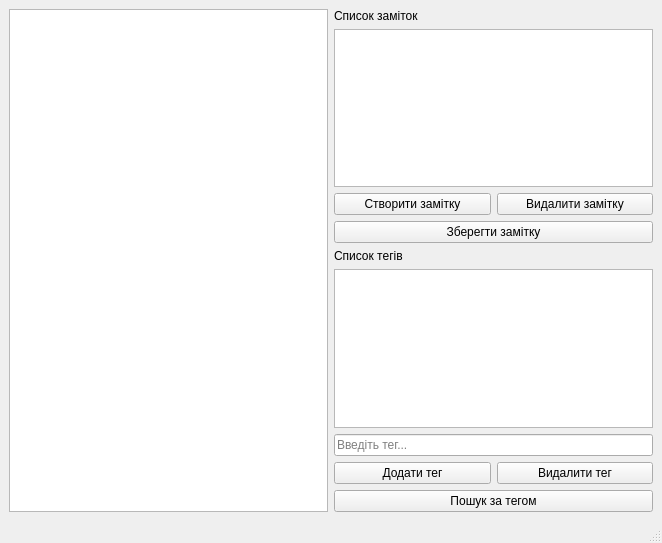
<?xml version="1.0" encoding="UTF-8"?>
<ui version="4.0">
 <class>MainWindow</class>
 <widget class="QMainWindow" name="MainWindow">
  <property name="geometry">
   <rect>
    <x>0</x>
    <y>0</y>
    <width>662</width>
    <height>543</height>
   </rect>
  </property>
  <property name="windowTitle">
   <string>Smart notes</string>
  </property>
  <widget class="QWidget" name="centralwidget">
   <layout class="QHBoxLayout" name="horizontalLayout_2">
    <item>
     <layout class="QHBoxLayout" name="horizontalLayout">
      <item>
       <layout class="QVBoxLayout" name="verticalLayout_2">
        <item>
         <widget class="QTextEdit" name="textEdit"/>
        </item>
       </layout>
      </item>
      <item>
       <layout class="QVBoxLayout" name="verticalLayout">
        <item>
         <widget class="QLabel" name="label">
          <property name="text">
           <string>Список заміток</string>
          </property>
         </widget>
        </item>
        <item>
         <widget class="QListWidget" name="listWidget"/>
        </item>
        <item>
         <layout class="QHBoxLayout" name="horizontalLayout_3">
          <item>
           <widget class="QPushButton" name="pushButton">
            <property name="text">
             <string>Створити замітку</string>
            </property>
           </widget>
          </item>
          <item>
           <widget class="QPushButton" name="pushButton_2">
            <property name="text">
             <string>Видалити замітку</string>
            </property>
           </widget>
          </item>
         </layout>
        </item>
        <item>
         <widget class="QPushButton" name="pushButton_3">
          <property name="text">
           <string>Зберегти замітку</string>
          </property>
         </widget>
        </item>
        <item>
         <widget class="QLabel" name="label_2">
          <property name="text">
           <string>Список тегів</string>
          </property>
         </widget>
        </item>
        <item>
         <widget class="QListWidget" name="listWidget_2"/>
        </item>
        <item>
         <widget class="QLineEdit" name="lineEdit">
          <property name="placeholderText">
           <string>Введіть тег...</string>
          </property>
         </widget>
        </item>
        <item>
         <layout class="QHBoxLayout" name="horizontalLayout_4">
          <item>
           <widget class="QPushButton" name="pushButton_5">
            <property name="text">
             <string>Додати тег</string>
            </property>
           </widget>
          </item>
          <item>
           <widget class="QPushButton" name="pushButton_4">
            <property name="text">
             <string>Видалити тег</string>
            </property>
           </widget>
          </item>
         </layout>
        </item>
        <item>
         <widget class="QPushButton" name="pushButton_6">
          <property name="text">
           <string>Пошук за тегом</string>
          </property>
         </widget>
        </item>
       </layout>
      </item>
     </layout>
    </item>
   </layout>
  </widget>
  <widget class="QMenuBar" name="menubar">
   <property name="geometry">
    <rect>
     <x>0</x>
     <y>0</y>
     <width>662</width>
     <height>24</height>
    </rect>
   </property>
  </widget>
  <widget class="QStatusBar" name="statusbar"/>
 </widget>
 <resources/>
 <connections/>
</ui>
